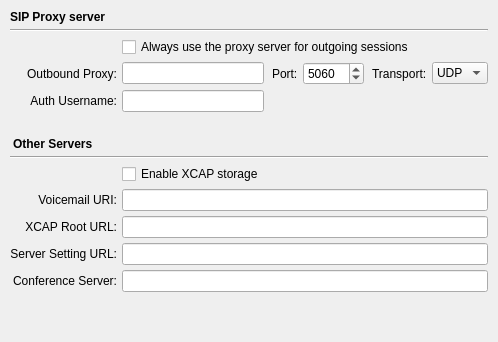
          <widget class="QWidget" name="server_settings_tab">
           <attribute name="title">
            <string>Server Settings</string>
           </attribute>
           <layout class="QGridLayout" name="server_settings_tab_layout">
            <property name="leftMargin">
             <number>10</number>
            </property>
            <property name="topMargin">
             <number>10</number>
            </property>
            <property name="rightMargin">
             <number>10</number>
            </property>
            <property name="bottomMargin">
             <number>10</number>
            </property>
            <property name="spacing">
             <number>5</number>
            </property>
            <item row="9" column="0">
             <widget class="QLabel" name="xcap_root_label">
              <property name="text">
               <string>XCAP Root URL:</string>
              </property>
              <property name="alignment">
               <set>Qt::AlignRight|Qt::AlignTrailing|Qt::AlignVCenter</set>
              </property>
             </widget>
            </item>
            <item row="8" column="0">
             <widget class="QLabel" name="voicemail_uri_label">
              <property name="text">
               <string>Voicemail URI:</string>
              </property>
              <property name="alignment">
               <set>Qt::AlignRight|Qt::AlignTrailing|Qt::AlignVCenter</set>
              </property>
             </widget>
            </item>
            <item row="0" column="0" colspan="6">
             <widget class="QLabel" name="sip_proxy_label">
              <property name="font">
               <font>
                <weight>75</weight>
                <bold>true</bold>
               </font>
              </property>
              <property name="text">
               <string>SIP Proxy server</string>
              </property>
             </widget>
            </item>
            <item row="3" column="2">
             <widget class="QLabel" name="outbound_proxy_port_label">
              <property name="text">
               <string>Port:</string>
              </property>
              <property name="indent">
               <number>3</number>
              </property>
             </widget>
            </item>
            <item row="11" column="1" colspan="5">
             <widget class="LineEdit" name="conference_server_editor">
              <property name="widgetSpacing" stdset="0">
               <number>0</number>
              </property>
              <property name="inactiveText" stdset="0">
               <string>conference.sip2sip.info</string>
              </property>
             </widget>
            </item>
            <item row="3" column="1">
             <widget class="QLineEdit" name="outbound_proxy_host_editor"/>
            </item>
            <item row="5" column="0" colspan="6">
             <widget class="QLabel" name="voicemail_label">
              <property name="font">
               <font>
                <weight>75</weight>
                <bold>true</bold>
               </font>
              </property>
              <property name="styleSheet">
               <string notr="true">margin-top: 20px;</string>
              </property>
              <property name="text">
               <string>Other Servers</string>
              </property>
             </widget>
            </item>
            <item row="4" column="0">
             <widget class="QLabel" name="auth_username_label">
              <property name="text">
               <string>Auth Username:</string>
              </property>
              <property name="alignment">
               <set>Qt::AlignRight|Qt::AlignTrailing|Qt::AlignVCenter</set>
              </property>
             </widget>
            </item>
            <item row="1" column="0" colspan="6">
             <widget class="Line" name="line_3">
              <property name="orientation">
               <enum>Qt::Horizontal</enum>
              </property>
             </widget>
            </item>
            <item row="3" column="3">
             <widget class="QSpinBox" name="outbound_proxy_port">
              <property name="minimum">
               <number>1</number>
              </property>
              <property name="maximum">
               <number>65535</number>
              </property>
              <property name="value">
               <number>5060</number>
              </property>
             </widget>
            </item>
            <item row="11" column="0">
             <widget class="QLabel" name="conference_server_label">
              <property name="text">
               <string>Conference Server:</string>
              </property>
              <property name="alignment">
               <set>Qt::AlignRight|Qt::AlignTrailing|Qt::AlignVCenter</set>
              </property>
             </widget>
            </item>
            <item row="12" column="0" colspan="6">
             <spacer name="server_settings_spacer">
              <property name="orientation">
               <enum>Qt::Vertical</enum>
              </property>
              <property name="sizeHint" stdset="0">
               <size>
                <width>20</width>
                <height>40</height>
               </size>
              </property>
             </spacer>
            </item>
            <item row="6" column="0" colspan="6">
             <widget class="Line" name="line_5">
              <property name="orientation">
               <enum>Qt::Horizontal</enum>
              </property>
             </widget>
            </item>
            <item row="8" column="1" colspan="5">
             <widget class="LineEdit" name="voicemail_uri_editor">
              <property name="inactiveText" stdset="0">
               <string>Discovered by subscribing to myself</string>
              </property>
              <property name="widgetSpacing" stdset="0">
               <number>0</number>
              </property>
             </widget>
            </item>
            <item row="3" column="0">
             <widget class="QLabel" name="outbound_proxy_label">
              <property name="minimumSize">
               <size>
                <width>105</width>
                <height>0</height>
               </size>
              </property>
              <property name="text">
               <string>Outbound Proxy:</string>
              </property>
              <property name="alignment">
               <set>Qt::AlignRight|Qt::AlignTrailing|Qt::AlignVCenter</set>
              </property>
             </widget>
            </item>
            <item row="3" column="4">
             <widget class="QLabel" name="outbound_proxy_transport_label">
              <property name="text">
               <string>Transport:</string>
              </property>
              <property name="indent">
               <number>3</number>
              </property>
             </widget>
            </item>
            <item row="4" column="1">
             <widget class="QLineEdit" name="auth_username_editor"/>
            </item>
            <item row="10" column="0">
             <widget class="QLabel" name="server_tools_url_label">
              <property name="text">
               <string>Server Setting URL:</string>
              </property>
              <property name="alignment">
               <set>Qt::AlignRight|Qt::AlignTrailing|Qt::AlignVCenter</set>
              </property>
             </widget>
            </item>
            <item row="9" column="1" colspan="5">
             <widget class="LineEdit" name="xcap_root_editor">
              <property name="inactiveText" stdset="0">
               <string>Taken from the DNS TXT record for xcap.domain</string>
              </property>
              <property name="widgetSpacing" stdset="0">
               <number>0</number>
              </property>
             </widget>
            </item>
            <item row="3" column="5">
             <widget class="QComboBox" name="outbound_proxy_transport_button">
              <item>
               <property name="text">
                <string>UDP</string>
               </property>
              </item>
              <item>
               <property name="text">
                <string>TCP</string>
               </property>
              </item>
              <item>
               <property name="text">
                <string>TLS</string>
               </property>
              </item>
             </widget>
            </item>
            <item row="2" column="1" colspan="5">
             <widget class="QCheckBox" name="always_use_my_proxy_button">
              <property name="text">
               <string>Always use the proxy server for outgoing sessions</string>
              </property>
             </widget>
            </item>
            <item row="10" column="1" colspan="5">
             <widget class="QLineEdit" name="server_tools_url_editor"/>
            </item>
            <item row="7" column="1">
             <widget class="QCheckBox" name="enable_xcap_button">
              <property name="text">
               <string>Enable XCAP storage</string>
              </property>
             </widget>
            </item>
           </layout>
          </widget>
